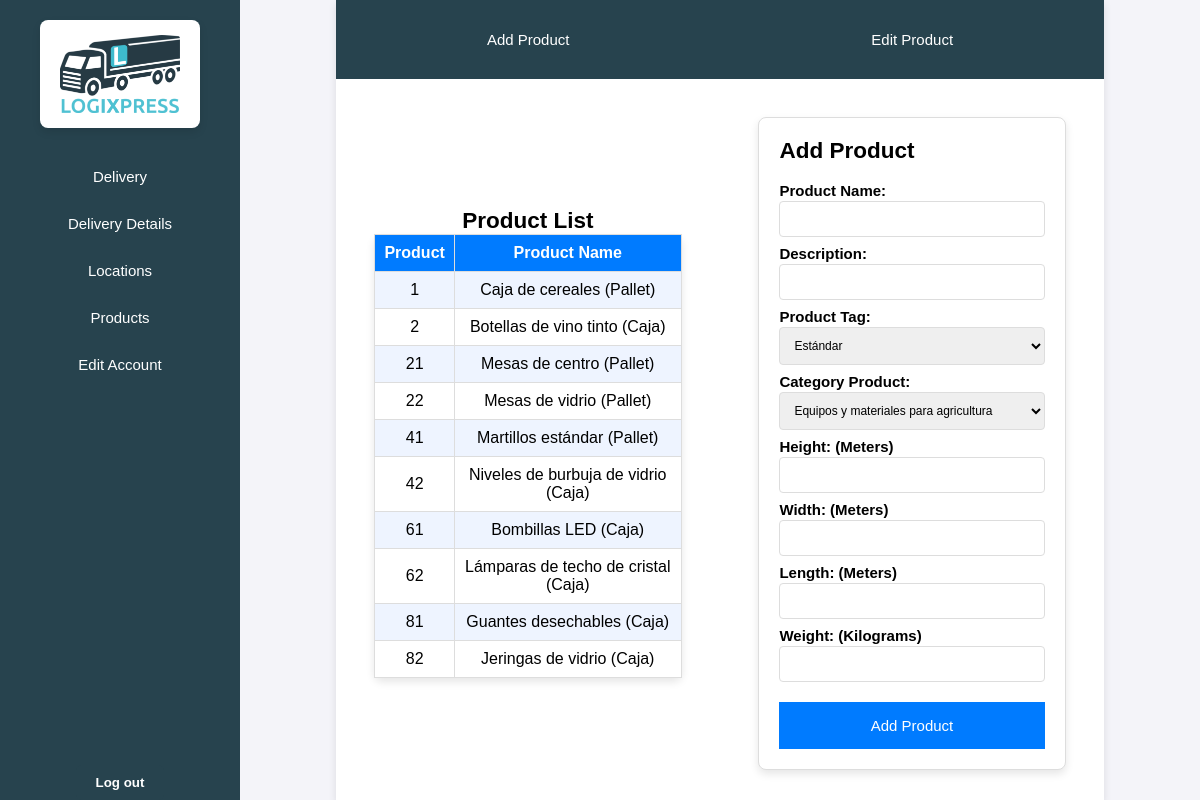
The app's page /menuCL.php?section=products&tool=addProduct (signed in) with its own data.
### tables this page shows
CREATE TABLE producto (
    num INT AUTO_INCREMENT PRIMARY KEY,
    nombre VARCHAR(100) NOT NULL,
    descripcion VARCHAR(255),
    categoria VARCHAR(5),
    etiquetado VARCHAR(5),
    alto FLOAT NOT NULL,
    ancho FLOAT NOT NULL,
    largo FLOAT NOT NULL,
    peso FLOAT NOT NULL,
    cliente INT,
    FOREIGN KEY (categoria) REFERENCES cat_prod(codigo),
    FOREIGN KEY (etiquetado) REFERENCES etiquetado(codigo),
    FOREIGN KEY (cliente) REFERENCES cliente(num)
);

### php/products/vistaProductos.php (the view, shortened to what this page needs)
<?php
function vistaProductos($cliente) {
    global $db;
    $productos = [];
    $queryProductos = "SELECT p.num, p.nombre FROM producto p WHERE p.cliente = $cliente";
    $result = mysqli_query($db, $queryProductos);
    while ($row = mysqli_fetch_assoc($result)) {
        $productos[] = $row;
    }
    ?>
    <section class="content-tools">
        <div class="tools">
            <div>
                <a class="tool-text" href="?section=products&tool=addProduct">Add Product</a>
            </div>
            <div>
                <a class="tool-text" href="?section=products&tool=editProduct">Edit Product</a>
            </div>
        </div>
        <div class="information">
            <div class="general-info">
                <h2 style="text-align: center;">Product List</h2>
                <table>
                    <tr>
                        <th>Product</th>
                        <th>Product Name</th>
                    </tr>
                    <?php foreach ($productos as $row): ?>
                        <tr>
                            <td><?= htmlspecialchars($row['num']) ?></td>
                            <td><?= htmlspecialchars($row['nombre']) ?></td>
                        </tr>
                    <?php endforeach; ?>
                </table>
            </div>
            <div class="info-products">
                <?php if (isset($_GET['section'], $_GET['tool']) && $_GET['section'] === "products" && $_GET['tool'] === 'editProduct' && isset($_GET['product'])): ?>
                    <?php vistaEditProducto($cliente, $_GET['product']); ?>
                <?php elseif (isset($_GET['section'], $_GET['tool']) && $_GET['section'] === "products" && $_GET['tool'] === 'addProduct'): ?>
                    <?php vistaAddProduct($cliente); ?>
                <?php else: ?>
                    <p style="font-size:2rem;">Select a product to edit or add a new product.</p>
                <?php endif; ?>
            </div>
        </div>
    </section>
    <?php
}
    ?>
    <?php
function vistaAddProduct($cliente) {
    global $db;
    $queryEtiquetado = "SELECT e.codigo, e.descripcion FROM etiquetado e";
    $resultEtiquetado = mysqli_query($db, $queryEtiquetado);
    $queryCategoria = "SELECT c.codigo, c.descripcion FROM cat_prod c";
    $resultCategoria = mysqli_query($db, $queryCategoria);
    ?>
    <div class="form">
        <h2>Add Product</h2>
        <form action="" method="POST">
            <div class="form-group">
                <label for="nombre">Product Name:</label>
                <input type="text" id="nombre" name="nombre" required>
            </div>
            <div class="form-group">
                <label for="descripcion">Description:</label>
                <input type="text" id="descripcion" name="descripcion" required>
            </div>
            <div class="form-group">
                <label for="etiquetado">Product Tag:</label>
                <select id="etiquetado" name="etiquetado" required>
                    <?php if ($resultEtiquetado): ?>
                        <?php while ($rowEti = mysqli_fetch_assoc($resultEtiquetado)): ?>
                            <option value="<?= htmlspecialchars($rowEti['codigo']) ?>">
                                <?= htmlspecialchars($rowEti['descripcion']) ?>
                            </option>
                        <?php endwhile; ?>
                    <?php endif; ?>
                </select>
            </div>
            <div class="form-group">
                <label for="categoria">Category Product:</label>
                <select id="categoria" name="categoria" required>
                    <?php if ($resultCategoria): ?>
                        <?php while ($rowCat = mysqli_fetch_assoc($resultCategoria)): ?>
                            <option value="<?= htmlspecialchars($rowCat['codigo']) ?>">
                                <?= htmlspecialchars($rowCat['descripcion']) ?>
                            </option>
                        <?php endwhile; ?>
                    <?php endif; ?>
                </select>
            </div>
            <div class="form-group">
                <label for="alto">Height: (Meters)</label>
                <input type="number" step="any" id="alto" name="alto" required>
            </div>
            <div class="form-group">
                <label for="ancho">Width: (Meters)</label>
                <input type="number" step="any" id="ancho" name="ancho" required>
            </div>
            <div class="form-group">
                <label for="largo">Length: (Meters)</label>
                <input type="number" step="any" id="largo" name="largo" required>
            </div>
            <div class="form-group">
                <label for="peso">Weight: (Kilograms)</label>
                <input type="number" step="any" id="peso" name="peso" required>
            </div>
            <button type="submit" name="accion" value="addProduct" class="btn-guardar">Add Product</button>
        </form>
    </div>
    <?php
}
?>

### css/menuBase.css (style rules this page uses)
html { font-size: 62.5%; height: 100vh; width: 100%; }
* { margin: 0; padding: 0; box-sizing: border-box; font-family: Arial, sans-serif; }
body { display: flex; height: 100vh; background-color: #f4f4f9; font-size: 1.5rem; }

### css/forms.css (style rules this page uses)
.form { width: 80%; display: flex; flex-direction: column; margin: auto; background-color: #ffffff; border: 1px solid #ddd; border-radius: 8px; box-shadow: 0 4px 8px rgba(0, 0, 0, 0.1); padding: 2rem; font-family: Arial, sans-serif; }
.form h2 { padding-bottom: 1rem; }
.form-group { display: flex; flex-direction: column; }
label { padding: 0.8rem 0.0rem 0.2rem 0rem; font-weight: bold; }
input, select { padding: 1rem; font-size: 1.2rem; border: 1px solid #ddd; border-radius: 4px; width: 100%; }
.btn-guardar { text-align: center; width: 100%; background-color: #007bff; color: white; font-size: 1.5rem; padding: 15px; margin-top: 2rem; border: none; }

### css/tables.css (style rules this page uses)
table { width: 80%; border-collapse: collapse; background-color: #ffffff; border: 1px solid #ddd; border-radius: 8px; box-shadow: 0 4px 8px rgba(0, 0, 0, 0.1); }
th, td { padding: 0.9rem; border: 0.01rem solid #ddd; text-align: center; }
th { background-color: #007bff; color: white; }
tr:nth-child(even) { background-color: #eef4ff; }
tr:nth-child(odd) { background-color: #ffffff; }
button { margin: 0; padding: 0; border: none; background: none; }

### css/menuCL/vistaProducto.css (style rules this page uses)
.content-tools { display: flex; flex-direction: column; align-items: center; width: 80%; height: 100%; background-color: #ffffff; box-shadow: 0 4px 8px rgba(0, 0, 0, 0.1); }
.tools { width: 100%; height: 10%; display: flex; justify-content: space-around; align-items: center; background-color: #27434e; margin: 0% 0% 1% 0%; }
.information { width: 100%; height: 90%; display: flex; overflow: auto; padding: 1rem 0rem 1rem 0rem; }
.general-info { width: 50%; display: flex; flex-direction: column; margin: auto; }
.info-products { width: 50%; display: flex; flex-direction: column; margin: auto; }
.tool-text { color: #ffffff; text-decoration: none; }
table { margin: auto; }

### records on screen
producto: num "1", nombre "Caja de cereales (Pallet)"
producto: num "2", nombre "Botellas de vino tinto (Caja)"
producto: num "21", nombre "Mesas de centro (Pallet)"
producto: num "22", nombre "Mesas de vidrio (Pallet)"
producto: num "41", nombre "Martillos estándar (Pallet)"
producto: num "42", nombre "Niveles de burbuja de vidrio (Caja)"
producto: num "61", nombre "Bombillas LED (Caja)"
producto: num "62", nombre "Lámparas de techo de cristal (Caja)"
producto: num "81", nombre "Guantes desechables (Caja)"
producto: num "82", nombre "Jeringas de vidrio (Caja)"

### other values on screen
form field etiquetado "Estándar"
form field categoria "Equipos y materiales para agricultura"
